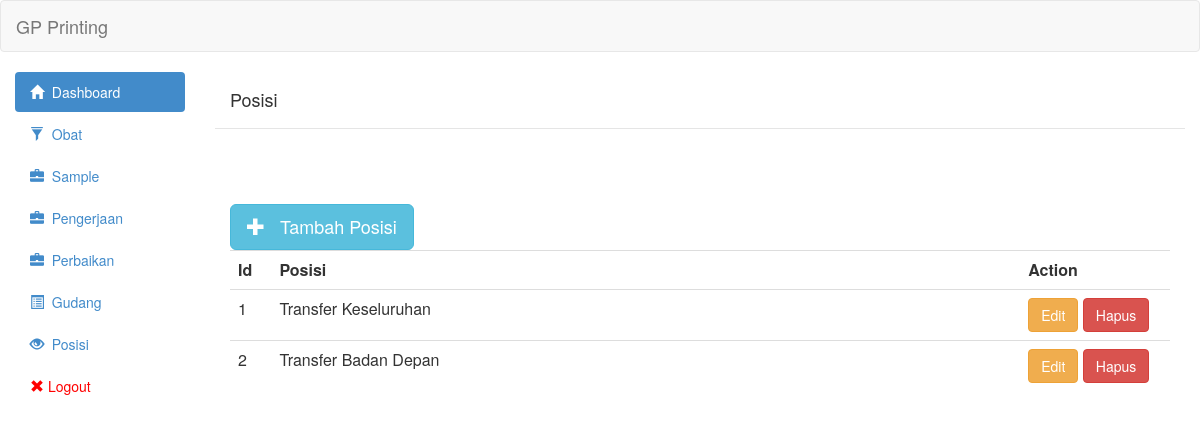
Screenshot of /view/posisi.php (signed in) with the database file from the repository.
### tables this page shows
CREATE TABLE `posisi` (
  `id` int(11) NOT NULL,
  `posisi` text NOT NULL,
  `tipe` int(11) NOT NULL
);

### controller/posisi/posisi_show.php (the view, shortened to what this page needs)
<?php
	include('../controller/config/linken.php');
	include('../controller/config/asset.php');
	$queryGetPosisi = "SELECT * from posisi";
	$resultGetPosisi = mysqli_query($link,$queryGetPosisi) or die(mysqli_error($link));
	 echo "<table class='table table-hover' style='width:100%'><tr>
                        <th class='col-md-1' style='width:2%'>Id</th>
                        <th class='col-md-1' style='width:50%'>Posisi</th>
                        <th class='col-md-1' style='width:10%'>Action</th>
                        </tr>";
	while($row = mysqli_fetch_assoc($resultGetPosisi)){
	?>
                            <tr>
								<td><?php echo $row['id']?></td>
                                <td><?php echo $row['posisi']?></td>
								<td>
                                <button onclick="editPosisi(<?php echo $row["id"];?>)" class="btn btn-warning">Edit</button>
                                <a class='btn btn-danger' href='controller/posisi/posisi_delete.php?id="<?php echo $row["id"];?>"'>Hapus</a></td>
                            </tr>
<?php
	}
	echo "</table>"
	?>

### rows the page displays
posisi: id "1", posisi "Transfer Keseluruhan"
posisi: id "2", posisi "Transfer Badan Depan"
